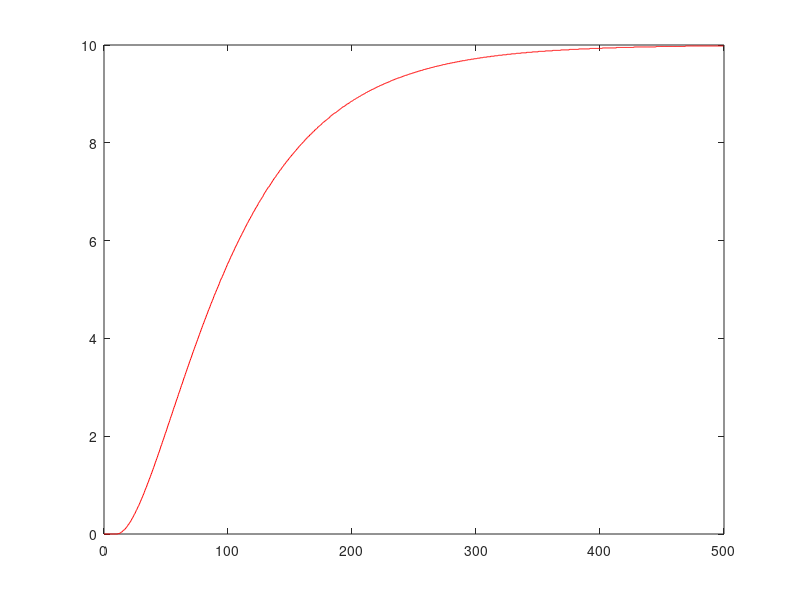
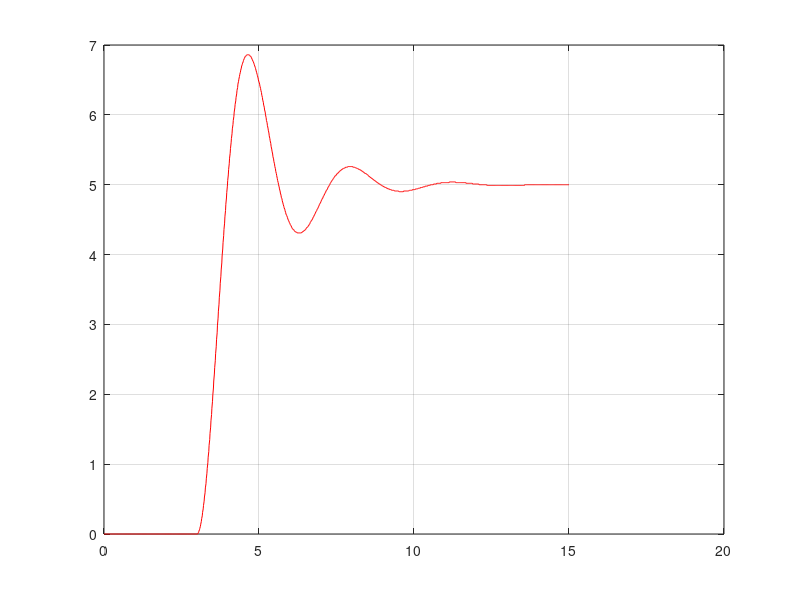

Write MATLAB code to recreate these figures, in order. (Note: this script raises an error after producing the figures.)
s = tf('s');

dadosordem2sob = load('dadosordem2sobre.txt');
t_sob = dadosordem2sob(:,1);
v_sob = dadosordem2sob(:,2);
T_sob = dadosordem2sob(:,3);

Dx_sob = max(v_sob)-0;
Dy_sob = max(T_sob)-min(T_sob);

plot(t_sob,T_sob,'r')
    
K_sob = Dy_sob/Dx_sob;


dadosordem2sub = load('dadosordem2sub.txt');
t_sub = dadosordem2sub(:,1);
v_sub = dadosordem2sub(:,2);
T_sub = dadosordem2sub(:,3);

Dx_sub = max(v_sub)-0;
Dy_sub = 5-min(T_sub);
K_sub = Dy_sub/Dx_sub;

td_sub = 3.02;
tp_sub = 4.68-td_sub;
M_p = (6.86-5)/5;

figure('color',[1 1 1])
plot(t_sub,T_sub,'r')
hold on 
grid on

H_Mp = SOPDT_Mp_equations(K_sub,tp_sub,M_p,td_sub);
step(H_Mp)
%% Mollenkamp

y_inf_sob = 10;

t1 = 42;    % 0.15 y(inf)
t2 = 83.5;  % 0.45 y(inf)
t3 = 144.5; % 0.75 y(inf)

H_Mol_sob = SOPDT_Mollenkamp(K_sob,t1,t2,t3);

y_inf_sub = 5;
t1 = 3.29; % 0.15 y(inf)
t2 = 3.56; % 0.45 y(inf)
t3 = 3.78; % 0.75 y(inf)

H_Mol_sub = SOPDT_Mollenkamp(K_sub,t1,t2,t3);

H_Mol = tf([K*omega_n^2],[1 2*zeta*omega_n omega_n^2]);
H_Mol_d = H_Mol*exp(-11*s);

%% Philipp e Parr
% Number of visible cycles
N = 2;
TN = 11.29-4.68;
H_PP = SOPDT_Phillip_Parr(K_sub,N,TN,td_sub);
step(H_PP)
%% Sundaresan
% Caso sobreamortecido
u_norm_sob = v_sob./v_sob;
y_norm_sob = (T_sob-min(T_sob))./(max(T_sob)-min(T_sob));

figure('color',[1 1 1])
plot(t_sob,y_norm_sob);
grid on

Mi = 0.4/50;
tm = 150;
sys_type = 1; % sistema sobreamortecido
H_Sun_sob = SOPDT_Sundaresan(K_sob,t_sob,u_norm_sob,y_norm_sob,sys_type,Mi,tm);

% Caso subamortecido
u_norm_sub = v_sub./v_sub;
y_norm_sub = (T_sub-min(T_sub))./(5-min(T_sub));

figure('color',[1 1 1])
plot(t_sub,y_norm_sub);
grid on

Mi = (0.996-0.204)/(3.98-3.35);
tm = 3.98;
sys_type = 2; % sistema subamortecido
H_Sun_sub = SOPDT_Sundaresan(K_sub,t_sub,u_norm_sub,y_norm_sub,sys_type,Mi,tm);

%%
dadosordem2rand = load('dadosordem2aleatorio.txt');
t_rand = dadosordem2rand(:,1);
v_rand = dadosordem2rand(:,2);
T_rand = dadosordem2rand(:,3);

plot(t_rand,T_rand)
grid on
hold on

% Identificacao do sistema pelo metodo da convolucao
U=v_rand; % criacao da matrix de entrada U
for i=1:length(v_rand)-1
    U = [U [zeros(i,1); v_rand(1:length(v_rand)-i)]];
end;

% solucao do sistema Y=UX para U (U = Y/X)
H1=U\T_rand;
H2=inv(U)*T_rand;

figure
plot(H1)
figure
plot(H2)

% Identificacao da resposta em frequencia
v_rand_d = v_rand(1:length(v_rand)-1) - v_rand(2:length(v_rand));
T_rand_d = T_rand(1:length(T_rand)-1) - T_rand(2:length(T_rand));

v_d_fft = fft(v_rand_d);
T_d_fft = fft(T_rand_d);
H = T_d_fft./v_d_fft;

% vetor de frequencias
freq=1/(length(T_rand))*(0:length(T_rand)/2);

figure
subplot(211)
semilogx(2*pi*freq,20*log10(abs(H(1:length(freq)))),'k--');
title('(a)');
ylabel('|H(j\omega)| (dB)');
subplot(212)
semilogx(2*pi*freq,angle(H(1:length(freq)))*180/pi,'k--');
title('(b)');
ylabel('fase de H(j\omega) (graus)');
xlabel('\omega (rad/s)')